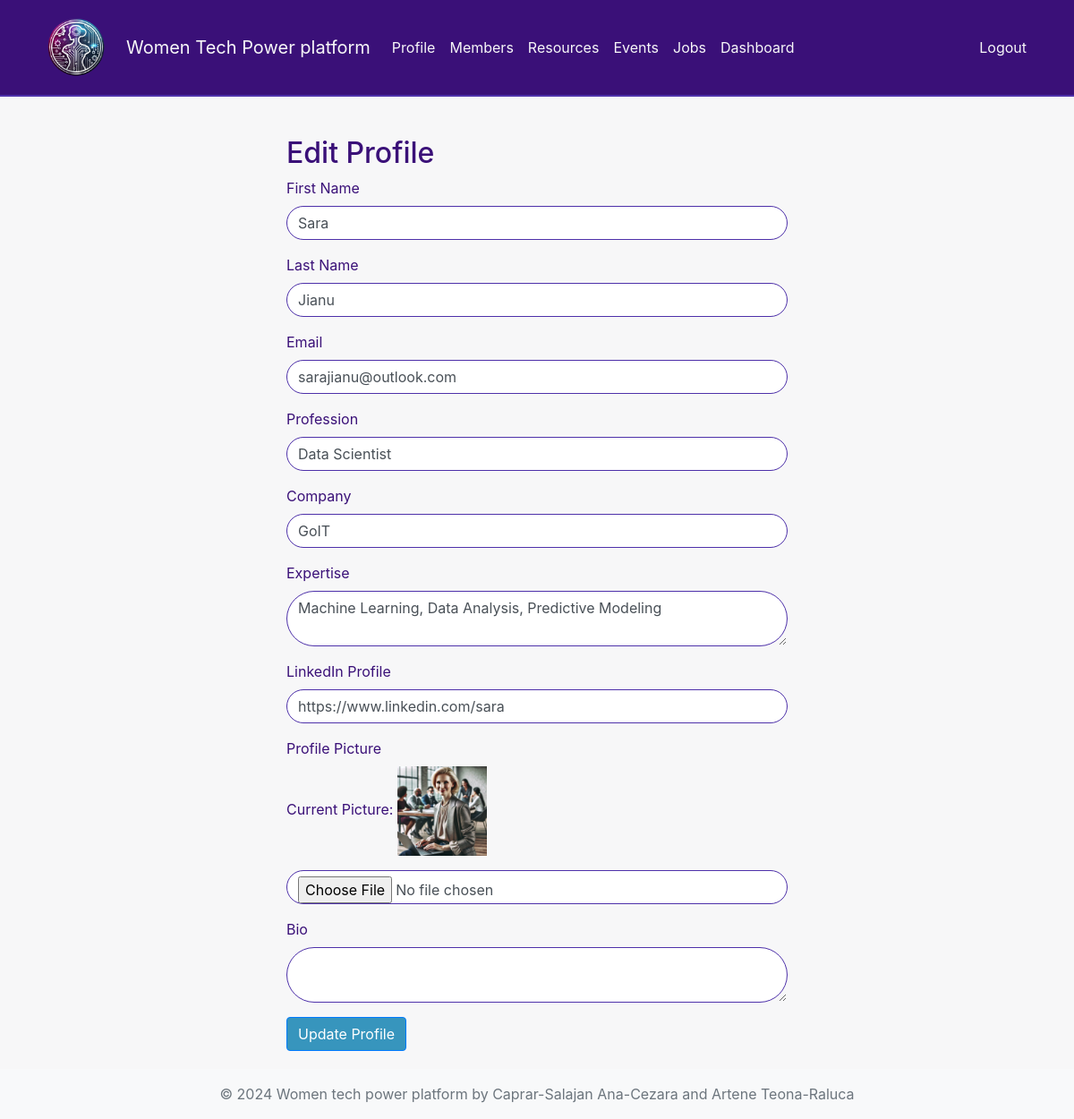
The app's page /proiectPHP/edit_member.php?id=12 (signed in) with its own data.
### tables this page shows
CREATE TABLE `members` (
  `id` int(11) NOT NULL,
  `first_name` varchar(50) NOT NULL,
  `last_name` varchar(50) NOT NULL,
  `email` varchar(100) NOT NULL,
  `password` varchar(255) NOT NULL,
  `profession` varchar(100) DEFAULT NULL,
  `company` varchar(100) DEFAULT NULL,
  `expertise` text DEFAULT NULL,
  `linkedin_profile` varchar(255) DEFAULT NULL,
  `status` enum('active','pending','mentor') DEFAULT 'pending',
  `created_at` timestamp NOT NULL DEFAULT current_timestamp(),
  `role` enum('member','mentor','admin') DEFAULT 'member',
  `profile_picture` varchar(255) DEFAULT NULL,
  `bio` text DEFAULT NULL
);

### proiectPHP/edit_member.php (the view, shortened to what this page needs)
<?php
    include_once "includes/header.php";
    $database = new Database();
    $db = $database->getConnection();
    $isAdmin = ($_SESSION['role'] === 'admin');
    $edit_id = isset($_GET['id']) && $isAdmin ? $_GET['id'] : $_SESSION['user_id'];
    $query = "SELECT * FROM members WHERE id = :id";
    $stmt = $db->prepare($query);
    $stmt->bindParam(':id', $edit_id);
    $stmt->execute();
    $member = $stmt->fetch(PDO::FETCH_ASSOC);
?>
<div class="form-container">
    <h2>Edit Profile</h2>
    <form method="POST" enctype="multipart/form-data">
        <div class="form-group">
            <label>First Name</label>
            <input type="text" name="first_name" class="form-control" value="<?php echo htmlspecialchars($member['first_name']); ?>" required>
        </div>
        <div class="form-group">
            <label>Last Name</label>
            <input type="text" name="last_name" class="form-control" value="<?php echo htmlspecialchars($member['last_name']); ?>" required>
        </div>
        <div class="form-group">
            <label>Email</label>
            <input type="email" name="email" class="form-control" value="<?php echo htmlspecialchars($member['email']); ?>" required>
        </div>
        <div class="form-group">
            <label>Profession</label>
            <input type="text" name="profession" class="form-control" value="<?php echo htmlspecialchars($member['profession']); ?>">
        </div>
        <div class="form-group">
            <label>Company</label>
            <input type="text" name="company" class="form-control" value="<?php echo htmlspecialchars($member['company']); ?>">
        </div>
        <div class="form-group">
            <label>Expertise</label>
            <textarea name="expertise" class="form-control"><?php echo htmlspecialchars($member['expertise']); ?></textarea>
        </div>
        <div class="form-group">
            <label>LinkedIn Profile</label>
            <input type="url" name="linkedin_profile" class="form-control" value="<?php echo htmlspecialchars($member['linkedin_profile']); ?>">
        </div>
        <div class="form-group">
            <label>Profile Picture</label>
            <?php if ($member['profile_picture']): ?>
                <p>Current Picture: <img src="<?php echo htmlspecialchars($member['profile_picture']); ?>" alt="Profile Picture" style="width: 100px;"></p>
            <?php endif; ?>
            <input type="file" name="profile_picture" class="form-control">
        </div>
        <div class="form-group">
            <label>Bio</label>
            <textarea name="bio" class="form-control"><?php echo htmlspecialchars($member['bio']); ?></textarea>
        </div>
        <button type="submit" class="btn btn-primary">Update Profile</button>
    </form>
</div>
<?php
    include_once "includes/footer.php";
?>

### proiectPHP/css/style.css (style rules this page uses)
body { min-height: 100vh; display: flex; flex-direction: column; }
.form-container { max-width: 600px; margin: 0 auto; padding: 20px; }
body { background-color: #F7F7F8; color: #3A1078; }
.btn-primary { background-color: #3795BD; }
.form-control { border: 1px solid #4E31AA; border-radius: 50px; }

### records on screen
members: first_name "Sara", last_name "Jianu", email "sarajianu@outlook.com", profession "Data Scientist", company "GoIT", expertise "Machine Learning, Data Analysis, Predictive Modeling", linkedin_profile "https://www.linkedin.com/sara", profile_picture (picture)
